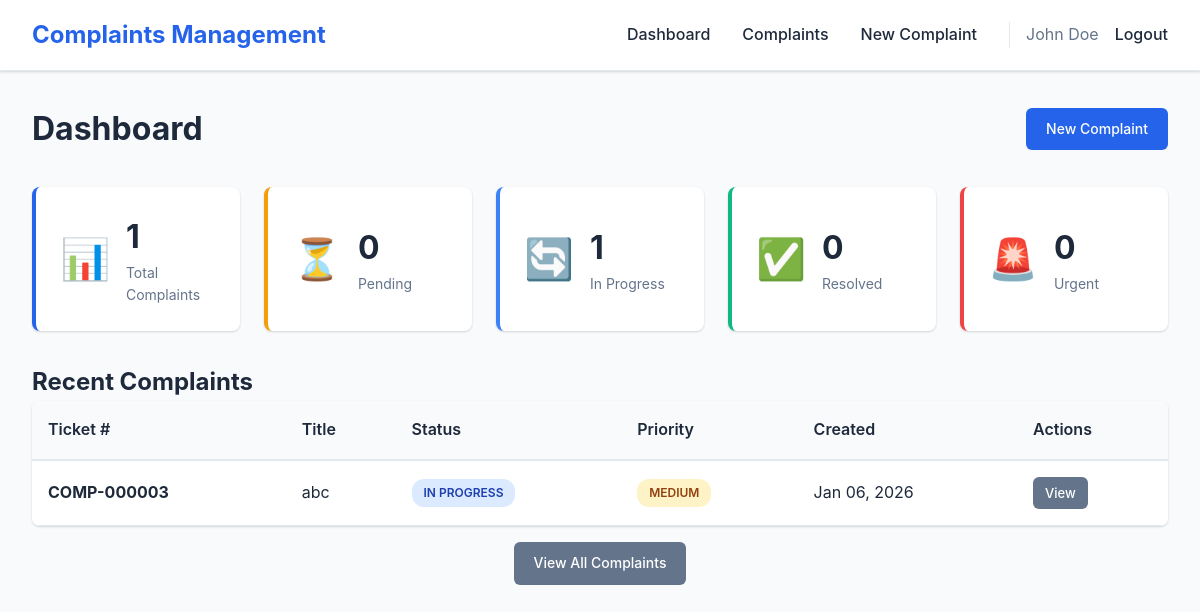
/api/ (signed in), run on the app's committed database.
### complaints/models.py (models this page shows, shortened)
class Complaint(models.Model):
    STATUS_CHOICES = [
        ('pending', 'Pending'),
        ('in_progress', 'In Progress'),
        ('resolved', 'Resolved'),
        ('closed', 'Closed'),
        ('rejected', 'Rejected'),
    ]
    PRIORITY_CHOICES = [
        ('low', 'Low'),
        ('medium', 'Medium'),
        ('high', 'High'),
        ('urgent', 'Urgent'),
    ]
    ticket_number = models.CharField(max_length=20, unique=True, editable=False)
    title = models.CharField(max_length=200)
    description = models.TextField()
    category = models.ForeignKey(ComplaintCategory, on_delete=models.SET_NULL, null=True, blank=True)
    status = models.CharField(max_length=20, choices=STATUS_CHOICES, default='pending')
    priority = models.CharField(max_length=20, choices=PRIORITY_CHOICES, default='medium')
    created_by = models.ForeignKey(User, on_delete=models.CASCADE, related_name='complaints_created')
    assigned_to = models.ForeignKey(User, on_delete=models.SET_NULL, null=True, blank=True, related_name='complaints_assigned')
    created_at = models.DateTimeField(auto_now_add=True)
    updated_at = models.DateTimeField(auto_now=True)
    resolved_at = models.DateTimeField(null=True, blank=True)
    location = models.CharField(max_length=200, blank=True)
    contact_email = models.EmailField(blank=True)
    contact_phone = models.CharField(max_length=20, blank=True)
    attachment = models.FileField(upload_to='complaint_attachments/', blank=True, null=True)
    resolution_notes = models.TextField(blank=True)
    class Meta:
        ordering = ['-created_at']
        indexes = [
            models.Index(fields=['status']),
            models.Index(fields=['priority']),
            models.Index(fields=['created_at']),
        ]

### complaints/views.py (the view)
# urls.py: path('', views.dashboard, name='dashboard'),
@login_required
def dashboard(request):
    user = request.user
    complaints = Complaint.objects.all()
    if not user.is_staff:
        complaints = complaints.filter(created_by=user)
    stats = {
        'total': complaints.count(),
        'pending': complaints.filter(status='pending').count(),
        'in_progress': complaints.filter(status='in_progress').count(),
        'resolved': complaints.filter(status='resolved').count(),
        'urgent': complaints.filter(priority='urgent', status__in=['pending', 'in_progress']).count(),
    }
    recent_complaints = complaints.order_by('-created_at')[:10]
    status_distribution = complaints.values('status').annotate(count=Count('id'))
    context = {
        'stats': stats,
        'recent_complaints': recent_complaints,
        'status_distribution': list(status_distribution),
        'is_staff': user.is_staff,
    }
    return render(request, 'complaints/dashboard.html', context)

### templates/complaints/dashboard.html (shortened to what this page needs)
{% extends 'complaints/base.html' %}
{% block content %}
<div class="dashboard-container">
    <div class="page-header">
        <h1>Dashboard</h1>
        <a href="{% url 'create_complaint' %}" class="btn btn-primary">New Complaint</a>
    </div>
    <div class="stats-grid">
        <div class="stat-card stat-total">
            <div class="stat-icon">📊</div>
            <div class="stat-info">
                <h3>{{ stats.total }}</h3>
                <p>Total Complaints</p>
            </div>
        </div>
        <div class="stat-card stat-pending">
            <div class="stat-icon">⏳</div>
            <div class="stat-info">
                <h3>{{ stats.pending }}</h3>
                <p>Pending</p>
            </div>
        </div>
        <div class="stat-card stat-progress">
            <div class="stat-icon">🔄</div>
            <div class="stat-info">
                <h3>{{ stats.in_progress }}</h3>
                <p>In Progress</p>
            </div>
        </div>
        <div class="stat-card stat-resolved">
            <div class="stat-icon">✅</div>
            <div class="stat-info">
                <h3>{{ stats.resolved }}</h3>
                <p>Resolved</p>
            </div>
        </div>
        <div class="stat-card stat-urgent">
            <div class="stat-icon">🚨</div>
            <div class="stat-info">
                <h3>{{ stats.urgent }}</h3>
                <p>Urgent</p>
            </div>
        </div>
    </div>
    <div class="dashboard-content">
        <div class="dashboard-section">
            <h2>Recent Complaints</h2>
            <div class="table-container">
                <table class="data-table">
                    <thead>
                        <tr>
                            <th>Ticket #</th>
                            <th>Title</th>
                            <th>Status</th>
                            <th>Priority</th>
                            <th>Created</th>
                            <th>Actions</th>
                        </tr>
                    </thead>
                    <tbody>
                        {% for complaint in recent_complaints %}
                        <tr>
                            <td><strong>{{ complaint.ticket_number }}</strong></td>
                            <td>{{ complaint.title|truncatewords:10 }}</td>
                            <td><span class="status-badge status-{{ complaint.status }}">{{ complaint.get_status_display }}</span></td>
                            <td><span class="priority-badge priority-{{ complaint.priority }}">{{ complaint.get_priority_display }}</span></td>
                            <td>{{ complaint.created_at|date:"M d, Y" }}</td>
                            <td><a href="{% url 'complaint_detail' complaint.ticket_number %}" class="btn btn-sm btn-secondary">View</a></td>
                        </tr>
                        {% empty %}
                        <tr>
                            <td colspan="6" class="text-center">No complaints found</td>
                        </tr>
                        {% endfor %}
                    </tbody>
                </table>
            </div>
            <div class="text-center mt-3">
                <a href="{% url 'complaints_list' %}" class="btn btn-secondary">View All Complaints</a>
            </div>
        </div>
    </div>
</div>
{% endblock %}

### templates/complaints/base.html (shortened to what this page needs)
<!DOCTYPE html>
<html lang="en">
<head>
    <link rel="stylesheet" href="/static/css/style.css">
</head>
<body>
    {% if user.is_authenticated %}
    <nav class="navbar">
        <div class="nav-container">
            <div class="nav-brand">
                <h2>Complaints Management</h2>
            </div>
            <ul class="nav-menu">
                <li><a href="{% url 'dashboard' %}">Dashboard</a></li>
                <li><a href="{% url 'complaints_list' %}">Complaints</a></li>
                <li><a href="{% url 'create_complaint' %}">New Complaint</a></li>
                <li class="nav-user">
                    <span>{{ user.get_full_name|default:user.username }}</span>
                    <a href="{% url 'logout' %}">Logout</a>
                </li>
            </ul>
        </div>
    </nav>
    {% endif %}
    <main class="main-content">
        {% block content %}{% endblock %}
    </main>
</body>
</html>

### static/css/style.css (style rules this page uses)
* { margin: 0; padding: 0; box-sizing: border-box; }
:root { --primary-color: #2563eb; --primary-dark: #1e40af; --secondary-color: #64748b; --success-color: #10b981; --warning-color: #f59e0b; --danger-color: #ef4444; --info-color: #3b82f6; --bg-color: #f8fafc; --card-bg: #ffffff; --text-primary: #1e293b; --text-secondary: #64748b; --border-color: #e2e8f0; --shadow: 0 1px 3px 0 rgba(0, 0, 0, 0.1), 0 1px 2px 0 rgba(0, 0, 0, 0.06); --shadow-lg: 0 10px 15px -3px rgba(0, 0, 0, 0.1), 0 4px 6px -2px rgba(0, 0, 0, 0.05); }
body { font-family: -apple-system, BlinkMacSystemFont, 'Segoe UI', Roboto, 'Helvetica Neue', Arial, sans-serif; background-color: var(--bg-color); color: var(--text-primary); line-height: 1.6; }
.navbar { background: var(--card-bg); border-bottom: 1px solid var(--border-color); box-shadow: var(--shadow); position: sticky; top: 0; z-index: 1000; }
.nav-container { max-width: 1400px; margin: 0 auto; padding: 1rem 2rem; display: flex; justify-content: space-between; align-items: center; }
.nav-brand h2 { color: var(--primary-color); font-size: 1.5rem; }
.nav-menu { display: flex; list-style: none; gap: 2rem; align-items: center; }
.nav-menu a { text-decoration: none; color: var(--text-primary); font-weight: 500; transition: color 0.2s; }
.nav-user { display: flex; align-items: center; gap: 1rem; padding-left: 1rem; border-left: 1px solid var(--border-color); }
.nav-user span { color: var(--text-secondary); }
.main-content { min-height: calc(100vh - 80px); padding: 2rem; }
.page-container, .dashboard-container { max-width: 1400px; margin: 0 auto; }
.page-header { display: flex; justify-content: space-between; align-items: center; margin-bottom: 2rem; }
.page-header h1 { font-size: 2rem; color: var(--text-primary); }
.btn { display: inline-block; padding: 0.625rem 1.25rem; border: none; border-radius: 6px; font-size: 0.875rem; font-weight: 500; text-decoration: none; cursor: pointer; transition: all 0.2s; text-align: center; }
.btn-primary { background: var(--primary-color); color: white; }
.btn-secondary { background: var(--secondary-color); color: white; }
.btn-sm { padding: 0.375rem 0.75rem; font-size: 0.8125rem; }
.stats-grid { display: grid; grid-template-columns: repeat(auto-fit, minmax(200px, 1fr)); gap: 1.5rem; margin-bottom: 2rem; }
.stat-card { background: var(--card-bg); border-radius: 8px; padding: 1.5rem; box-shadow: var(--shadow); display: flex; align-items: center; gap: 1rem; transition: transform 0.2s; }
.stat-icon { font-size: 2.5rem; }
.stat-info h3 { font-size: 2rem; margin: 0; color: var(--text-primary); }
.stat-info p { margin: 0; color: var(--text-secondary); font-size: 0.875rem; }
.stat-total { border-left: 4px solid var(--primary-color); }
.stat-pending { border-left: 4px solid var(--warning-color); }
.stat-progress { border-left: 4px solid var(--info-color); }
.stat-resolved { border-left: 4px solid var(--success-color); }
.stat-urgent { border-left: 4px solid var(--danger-color); }
.table-container { background: var(--card-bg); border-radius: 8px; box-shadow: var(--shadow); overflow-x: auto; }
.data-table { width: 100%; border-collapse: collapse; }
.data-table thead { background: var(--bg-color); }
.data-table th { padding: 1rem; text-align: left; font-weight: 600; color: var(--text-primary); border-bottom: 2px solid var(--border-color); }
.data-table td { padding: 1rem; border-bottom: 1px solid var(--border-color); }
.text-center { text-align: center; }
.status-badge, .priority-badge { display: inline-block; padding: 0.25rem 0.75rem; border-radius: 12px; font-size: 0.75rem; font-weight: 600; text-transform: uppercase; }
.status-in_progress { background: #dbeafe; color: #1e40af; }
.priority-medium { background: #fef3c7; color: #92400e; }
.mt-3 { margin-top: 1rem; }

### data on the page
Complaint: ticket_number "COMP-000003", title "abc", status "IN PROGRESS", priority "MEDIUM", created_at "Jan 06, 2026"

### other printed values
{{ user.get_full_name|default:user.username }} "John Doe"
{{ stats.total }} "1"
{{ stats.pending }} "0"
{{ stats.in_progress }} "1"
{{ stats.resolved }} "0"
{{ stats.urgent }} "0"
